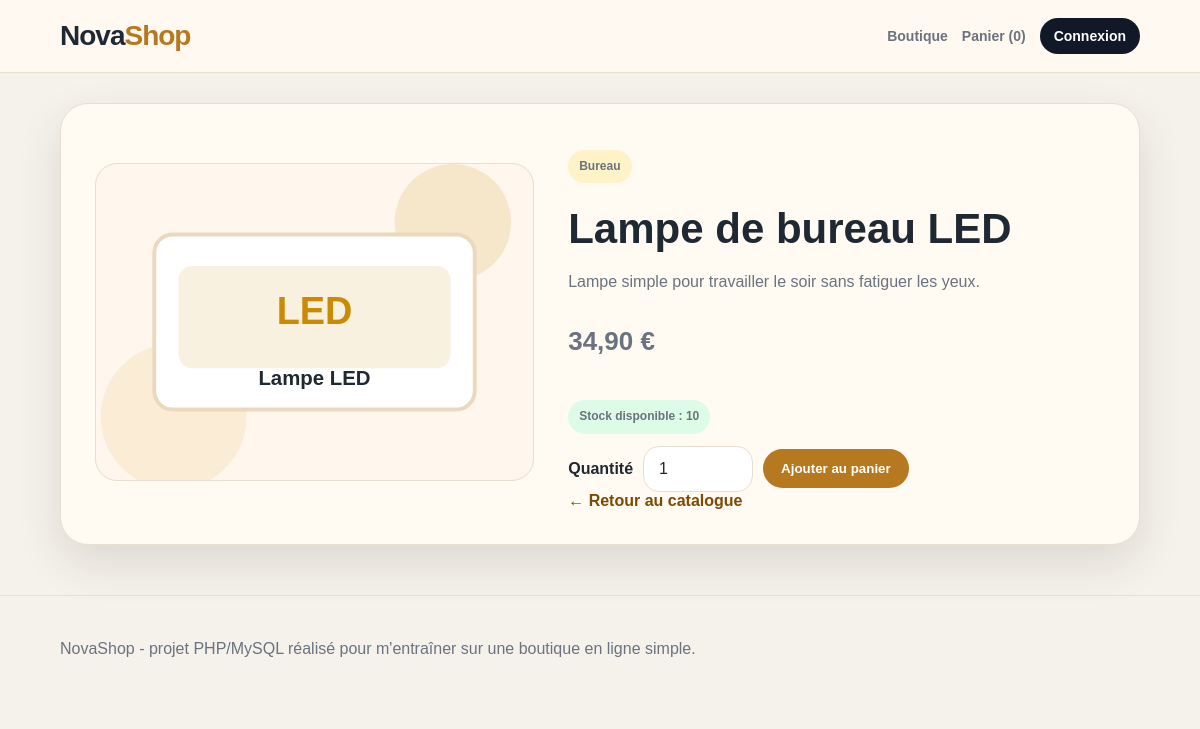
Page /produit.php?id=6 on the committed database.
### tables this page shows
CREATE TABLE produit (
    id_produit INT AUTO_INCREMENT PRIMARY KEY,
    nom VARCHAR(150) NOT NULL,
    description TEXT,
    prix DECIMAL(10,2) NOT NULL,
    stock INT NOT NULL DEFAULT 0,
    image VARCHAR(255) DEFAULT 'images/produit-defaut.svg',
    id_categorie INT,
    actif TINYINT(1) DEFAULT 1,
    FOREIGN KEY (id_categorie) REFERENCES categorie(id_categorie)
);

CREATE TABLE categorie (
    id_categorie INT AUTO_INCREMENT PRIMARY KEY,
    nom VARCHAR(100) NOT NULL
);

### connexion.php (called while the page is built, shortened)
<?php
function proteger($texte) {
    return htmlspecialchars($texte, ENT_QUOTES, 'UTF-8');
}
function afficher_prix($montant) {
    return number_format($montant, 2, ',', ' ') . ' €';
}
?>

### produit.php (the view, shortened to what this page needs)
<?php
require_once 'connexion.php';
$id = isset($_GET['id']) ? intval($_GET['id']) : 0;
$requete = $pdo->prepare("SELECT produit.*, categorie.nom AS nom_categorie
                         FROM produit
                         LEFT JOIN categorie ON produit.id_categorie = categorie.id_categorie
                         WHERE produit.id_produit = ? AND produit.actif = 1");
$requete->execute(array($id));
$produit = $requete->fetch(PDO::FETCH_ASSOC);
require_once 'header.php';
?>
<section class="bloc fiche-produit">
    <div class="image-fiche">
        <img src="<?php echo proteger($produit['image']); ?>" alt="<?php echo proteger($produit['nom']); ?>">
    </div>
    <div class="details-fiche">
        <p class="etiquette-categorie"><?php echo proteger($produit['nom_categorie']); ?></p>
        <h1><?php echo proteger($produit['nom']); ?></h1>
        <p><?php echo proteger($produit['description']); ?></p>
        <p class="gros-prix"><?php echo afficher_prix($produit['prix']); ?></p>
        <?php if ($produit['stock'] > 0) { ?>
            <p class="stock-ok">Stock disponible : <?php echo $produit['stock']; ?></p>
            <form method="post" action="panier.php" class="formulaire-ligne">
                <label>Quantité</label>
                <input type="number" name="quantite" min="1" max="<?php echo $produit['stock']; ?>" value="1">
                <button type="submit">Ajouter au panier</button>
            </form>
        <?php } else { ?>
            <p class="stock-vide">Ce produit est actuellement en rupture de stock.</p>
        <?php } ?>
        <a class="lien-retour" href="index.php">← Retour au catalogue</a>
    </div>
</section>
<?php require_once 'footer.php'; ?>

### style.css (style rules this page uses)
:root { --fond: #f5f2ec; --fond-clair: #fffaf2; --texte: #1f2933; --texte-doux: #6b7280; --blanc: #ffffff; --noir: #111827; --accent: #b7791f; --accent-fonce: #7c4a03; --vert: #15803d; --rouge: #b91c1c; --bordure: #e7dfd1; --ombre: 0 18px 45px rgba(50, 37, 20, 0.12); }
* { box-sizing: border-box; }
body { margin: 0; font-family: Arial, Helvetica, sans-serif; color: var(--texte); background: var(--fond); }
a { color: inherit; }
.bouton, .bouton-secondaire, button { border: none; text-decoration: none; padding: 12px 18px; border-radius: 999px; font-weight: 800; cursor: pointer; display: inline-block; }
.bouton, button { background: var(--accent); color: var(--blanc); }
.info-boutique, .bloc, .bloc-formulaire, .panier-vide { background: var(--fond-clair); border: 1px solid var(--bordure); border-radius: 28px; box-shadow: var(--ombre); }
.info-boutique p, .description-produit, .message-simple, .bloc p { color: var(--texte-doux); line-height: 1.6; }
.bloc { padding: 34px; margin: 30px 0; }
input, select, textarea { width: 100%; border: 1px solid var(--bordure); background: var(--blanc); padding: 13px 15px; border-radius: 16px; font: inherit; color: var(--texte); }
label { font-weight: 800; }
.carte-produit img, .image-fiche img { width: 100%; background: #f9f0df; border-radius: 22px; border: 1px solid var(--bordure); }
.etiquette-categorie, .stock-ok, .stock-vide, .badge-statut { display: inline-block; padding: 7px 11px; border-radius: 999px; font-size: 12px; font-weight: 800; width: fit-content; }
.etiquette-categorie { background: #fef3c7; color: #92400e; }
.stock-ok, .badge-statut { background: #dcfce7; color: var(--vert); }
.prix-stock strong, .gros-prix { font-size: 26px; font-weight: 900; color: var(--noir); }
.lien-detail, .lien-retour { color: var(--accent-fonce); font-weight: 900; text-decoration: none; }
.fiche-produit { display: grid; grid-template-columns: 0.9fr 1.1fr; gap: 34px; align-items: center; }
.details-fiche h1 { font-size: 42px; margin: 10px 0; }
.formulaire-ligne { display: flex; align-items: center; gap: 10px; flex-wrap: wrap; }
.formulaire-ligne input, .formulaire-ligne select { width: 110px; }

### rows in the picture
produit: image (picture), id_categorie.nom "Bureau", nom "Lampe de bureau LED", description "Lampe simple pour travailler le soir sans fatiguer les yeux.", prix "34,90 €", stock "10"

### other values in the picture
nombre_articles_panier() "0"
